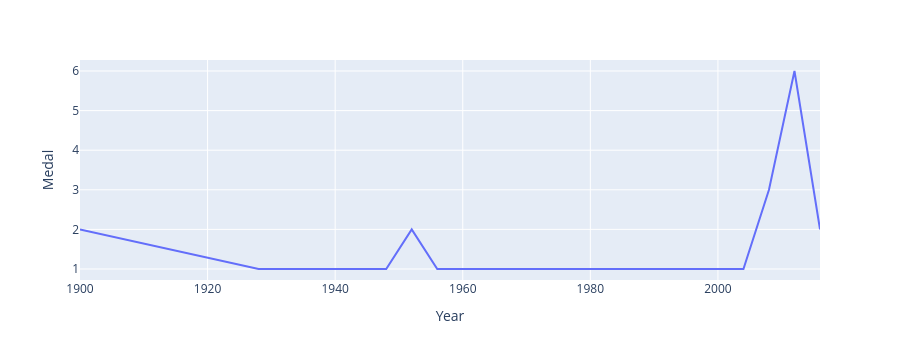

Notebook source saved alongside this figure:
### Code cell
fig=px.line(final_df,x="Year",y="Medal")
fig.show()

### Figure 1 — Plotly figure (JSON) as saved in the notebook; plotly's stock layout.template omitted (floating-point values rounded to 4 significant figures)
{"data": [{"hovertemplate": "Year=%{x}<br>Medal=%{y}<extra></extra>", "legendgroup": "", "line": {"color": "#636efa", "dash": "solid"}, "marker": {"symbol": "circle"}, "mode": "lines", "name": "", "orientation": "v", "showlegend": false, "type": "scatter", "x": [1900, 1928, 1932, 1936, 1948, 1952, 1956, 1960, 1964, 1968, 1972, 1980, 1996, 2000, 2004, 2008, 2012, 2016], "xaxis": "x", "y": [2, 1, 1, 1, 1, 2, 1, 1, 1, 1, 1, 1, 1, 1, 1, 3, 6, 2], "yaxis": "y"}], "layout": {"height": 360, "legend": {"tracegroupgap": 0}, "margin": {"t": 60}, "xaxis": {"anchor": "y", "autorange": true, "domain": [0, 1], "range": [1900, 2016], "title": {"text": "Year"}, "type": "linear"}, "yaxis": {"anchor": "x", "autorange": true, "domain": [0, 1], "range": [0.7222, 6.278], "title": {"text": "Medal"}, "type": "linear"}}}
